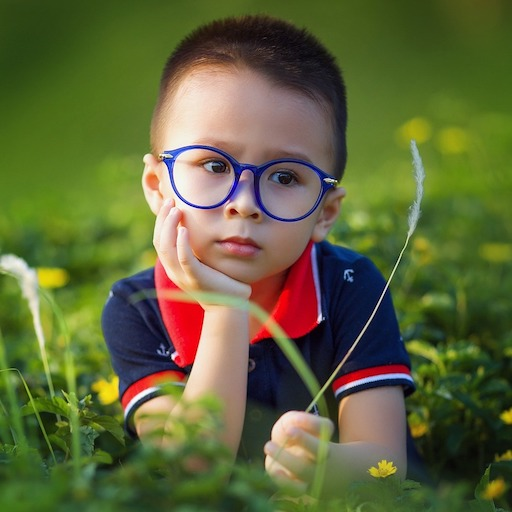
#> input picture Color Space/sample.jpg, 512 x 512 px
$ jupyter execute 'Convert RGB to GrayScale from scratch.ipynb'   (shell and % lines are left out)
#> lines starting #> are read from the running program, lines starting #| are printed output that depends on the picture
[cell 1]
# Import modules
import numpy as np
import matplotlib.pyplot as plt
import cv2

[cell 2]
import matplotlib
matplotlib.rcParams['figure.figsize'] = (18.0, 12.0)
matplotlib.rcParams['image.interpolation'] = 'bilinear'

[cell 3]
# Supress warnings
import warnings
warnings.filterwarnings("ignore")

[cell 4]
img = cv2.imread("sample.jpg")
#> img is the input picture: shape (512, 512, 3); mean B, G, R 57.8, 101.6, 95.4

[cell 5]
plt.imshow(img[:,:,::-1])
plt.show()

#### <font style="color:rgb(50,120,229)">Convert BGR image to Grayscale image</font>
- Input: image in BGR mode
- Output: image in grayscale mode

#### Reference:
https://docs.opencv.org/4.1.0/de/d25/imgproc_color_conversions.html

[cell 6]
def convertBGRtoGray(image):

    B, G , R = cv2.split(image)
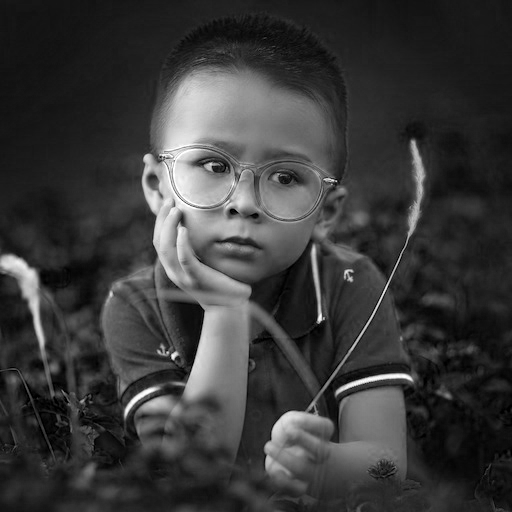
#> B: shape (512, 512); min 0, max 255, mean 57.8
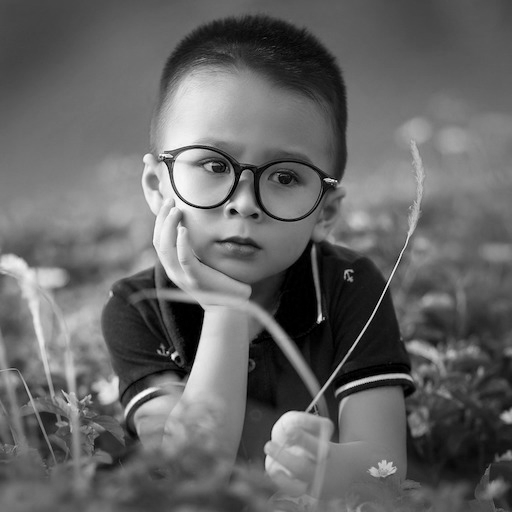
#> G: shape (512, 512); min 0, max 254, mean 101.6
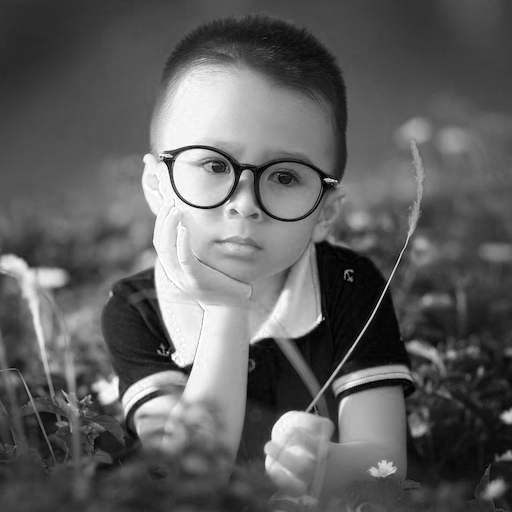
#> R: shape (512, 512); min 0, max 255, mean 95.4
    im = 0.299 * R + 0.5870 * G + 0.1140 * B
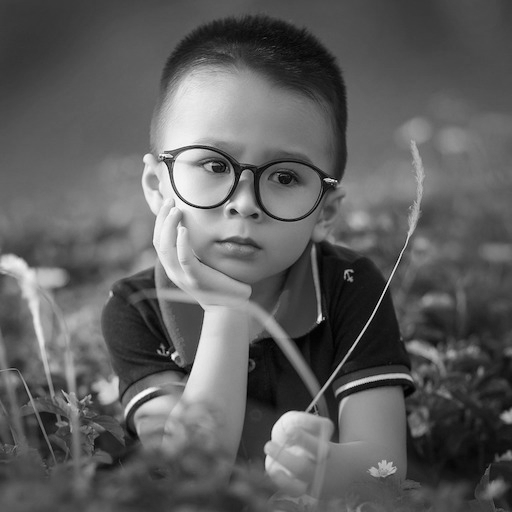
#> im: shape (512, 512) float64; min 0.456, max 253.5, mean 94.7
    im = np.round(im)
    im = im.astype(int)

    return im

[cell 7]
gray = convertBGRtoGray(img)

Get the result from OpenCV's `cvtColor` function to verify

[cell 8]
gray_cv = cv2.cvtColor(img,cv2.COLOR_BGR2GRAY)

[cell 9]
plt.figure(figsize=(18,12))
plt.subplot(1,3,1)
plt.title("Result from custom function")
plt.imshow(gray,cmap="gray")
plt.subplot(1,3,2)
plt.title("Result from OpenCV function")
plt.imshow(gray_cv,cmap="gray")
plt.subplot(1,3,3)
plt.title("Difference")
plt.imshow(np.abs(gray-gray_cv),cmap="gray")
plt.show()
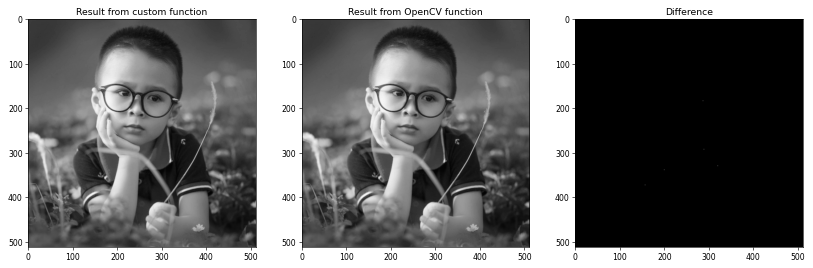
#> figure drawn by matplotlib, 3 panels
